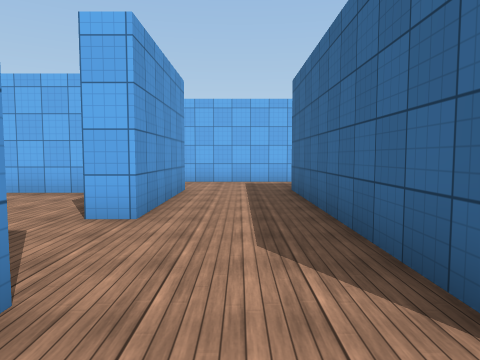
[1] (above)

24 first-person views from a walk through a Unity game level. The camera is 1.4 m above the floor, tilts 4° down and sees 70° across. The floor is counted in squares, 1.8 m on a side. Each view is taken from the middle of a square. On the plan, view 1 faces up. The plan holds only what a view shows up to about 11 squares ahead; the rest is blank. The place goes on beyond the plan. The player character is not drawn. Some animated figures are not drawn. Surface patterns are stand-ins for the level's own textures.

[2]
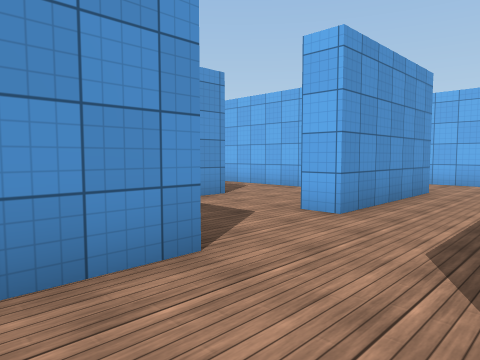

[3]
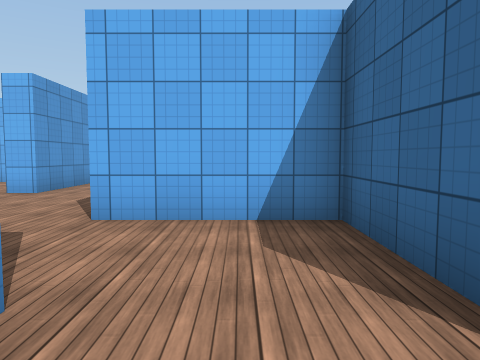

[4]
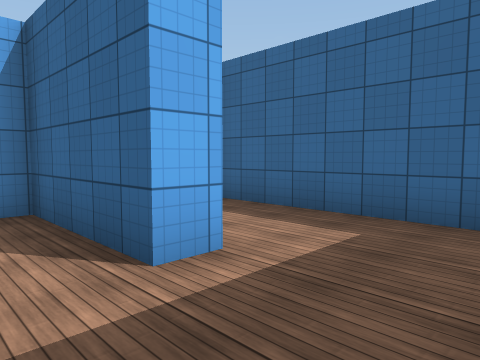

[5]
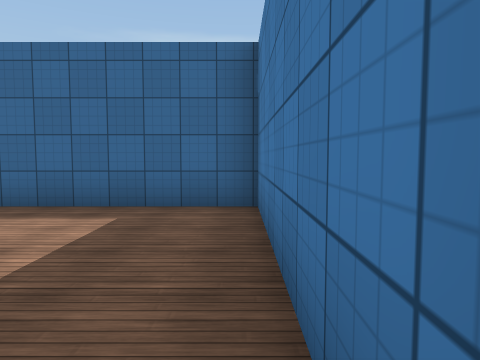

[6]
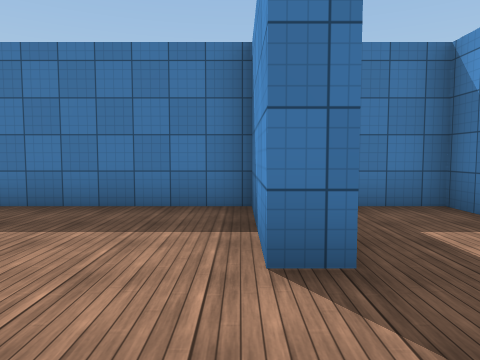

[7]
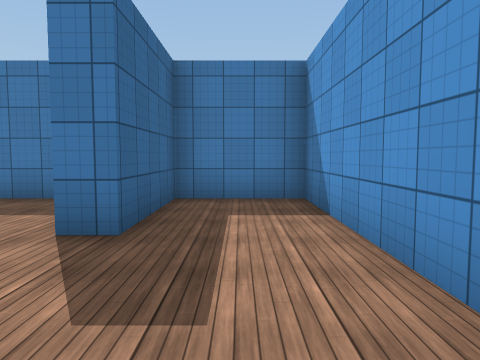

[8]
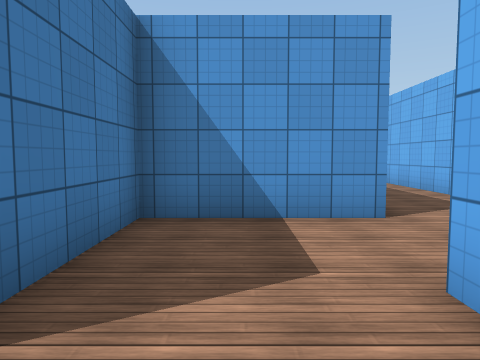

[9]
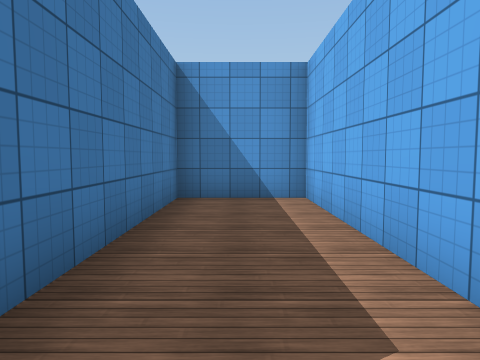

[10]
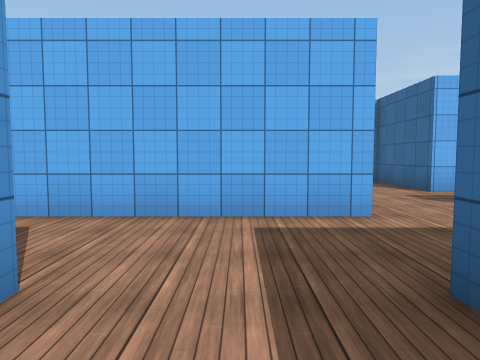

[11]
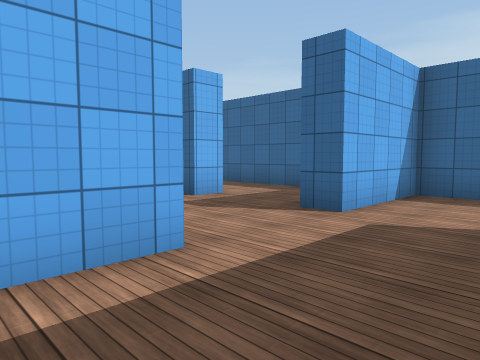

[12]
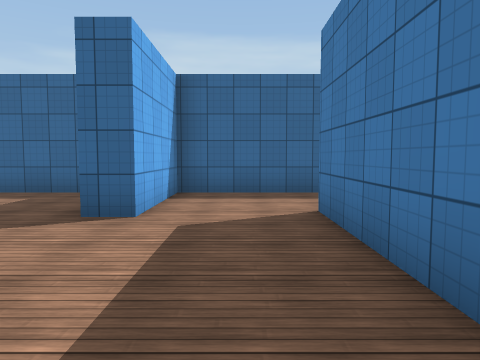

[13]
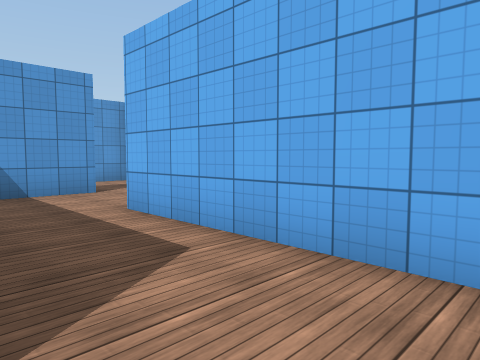

[14]
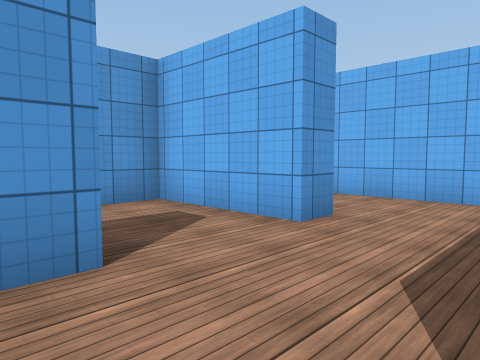

[15]
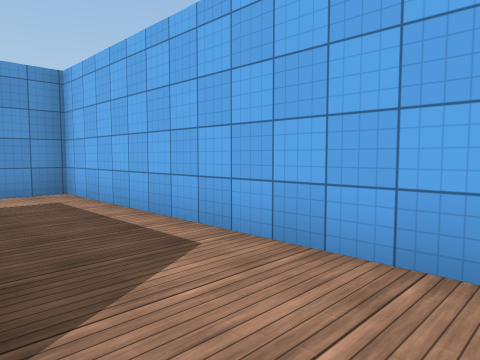

[16]
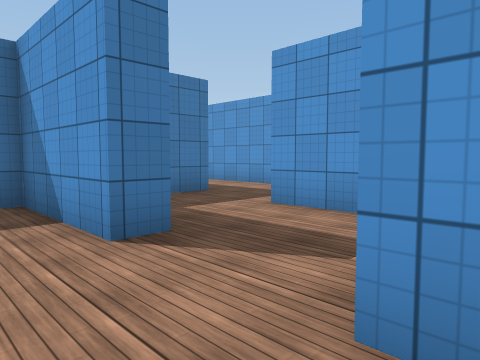

[17]
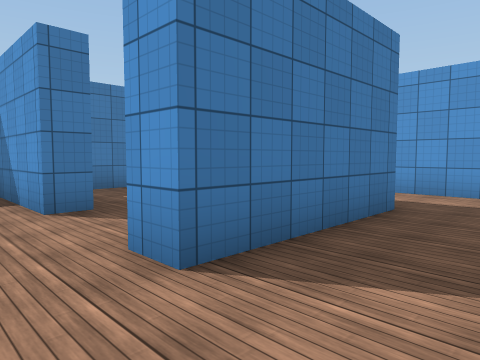

[18]
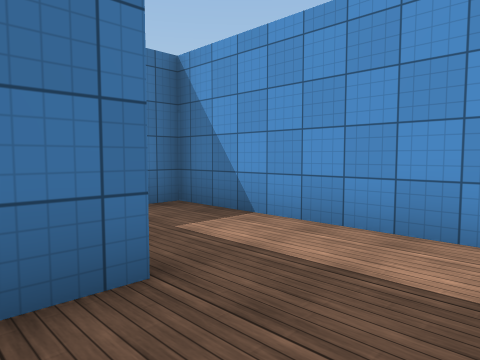

[19]
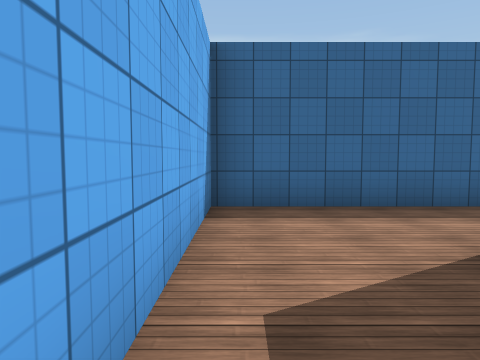

[20]
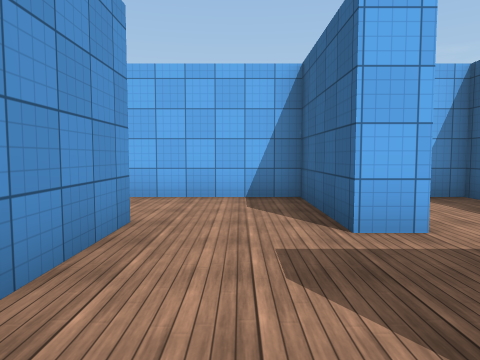

[21]
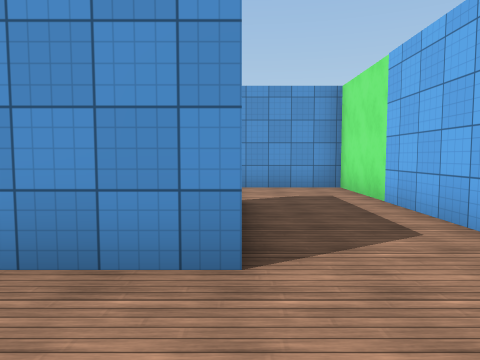

[22]
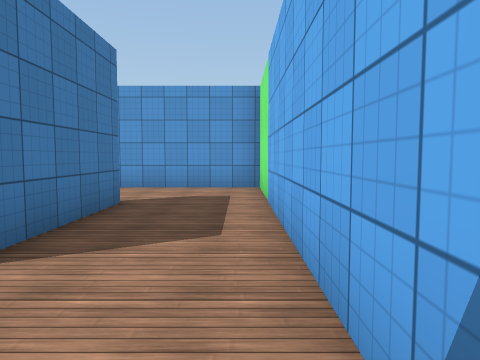

[23]
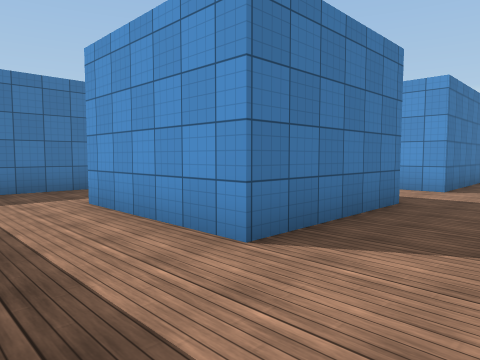

[24]
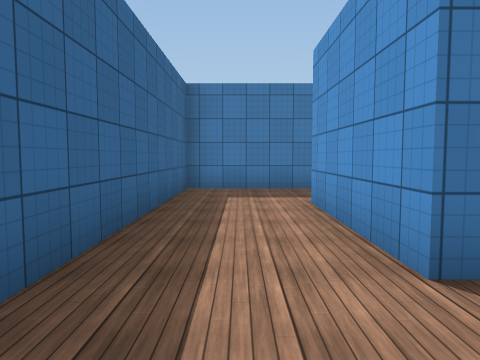

### Floor plan
Points are (right, up) in squares from view 1. A wall is a line through its corners. A room is listed if a view was taken in it or the views show most of it. See-through windows are left out.
Room 1 (views 1, 2, 3, 4, 5, 6, 7, 8, 9, 10, 11, 12, 13, 14)
walls: (-1.2, 1.8) (-1.2, -4.3) (1.2, -4.3) (1.2, -1.3) (1.7, -1.3) (1.7, -4.3) (7.3, -4.3) (7.3, 0.8); (-4.3, 4.9) (-4.3, 1.7) (-1.7, 1.7); (-3.2, 7.2) (-10.4, 7.2) (-10.4, 4.8) (-5.6, 4.8); (1.2, 1.6) (1.2, 7.9); (-4.7, 7.9) (-1.2, 7.9) (-1.2, 4.2) (-2, 4.2); (0.6, 10.4) (-4.7, 10.4); (-4.7, 12.2) (-4.7, 13.4); (5, -1.9) (4.2, -1.9) (4.2, 1.1) (1.1, 1.1); (-8, 11) (-7.3, 11) (-7.3, 7.9); (-11.1, 7.9) (-9.1, 7.9); (-7.3, 13.4) (-10.4, 13.4) (-10.4, 10.2)
ways out: opening at (-6.5, 14) to room 2; opening at (1, 9.5) to room 3; opening at (-11, 9.5)
Room 2 (views 15, 16, 17, 18, 19)
walls: (-11.1, 14.1) (-7.3, 14.1) (-7.3, 13.4); (-4.7, 13.4) (-4.7, 16.5) (-13.5, 16.5) (-13.5, 11) (-12.7, 11)
ways out: opening at (-6.5, 14) to room 1
Room 3 (views 20, 21, 22, 23, 24)
walls: (1.8, 10.4) (0.6, 10.4); (1.7, 14.1) (1.7, 11.8); (1.2, 7.9) (4.8, 7.9) (4.8, 4.3); (5, 13.4) (4.2, 13.4) (4.2, 16.5) (-4.5, 16.5) (-4.5, 13); (-1.8, 14.1) (1.2, 14.1); (3.8, 1.7) (7.3, 1.7) (7.3, 10.4) (4.2, 10.4) (4.2, 11.1)
ways out: opening at (1, 9.5) to room 1; opening at (4, 3.5); opening at (5, 12.5)

Positions as (right, up) in squares from view 1, and headings:
1: (0, 0), facing up
2: (1, 0), facing up-left
3: (3, -3), facing up
4: (3, -4), facing up-right
5: (2, -4), facing right
6: (2, 1), facing down
7: (0, 2), facing down
8: (0, 3), facing left
9: (-4, 6), facing left
10: (0, 6), facing up
11: (0, 8), facing up-right
12: (0, 9), facing right
13: (0, 8), facing up-left
14: (-5, 10), facing up-left
15: (-6, 14), facing up-left
16: (-6, 14), facing down-left
17: (-6, 16), facing down-left
18: (-10, 16), facing down-left
19: (-10, 16), facing right
20: (3, 10), facing up
21: (4, 14), facing left
22: (4, 16), facing left
23: (7, 10), facing down-left
24: (6, 10), facing down
